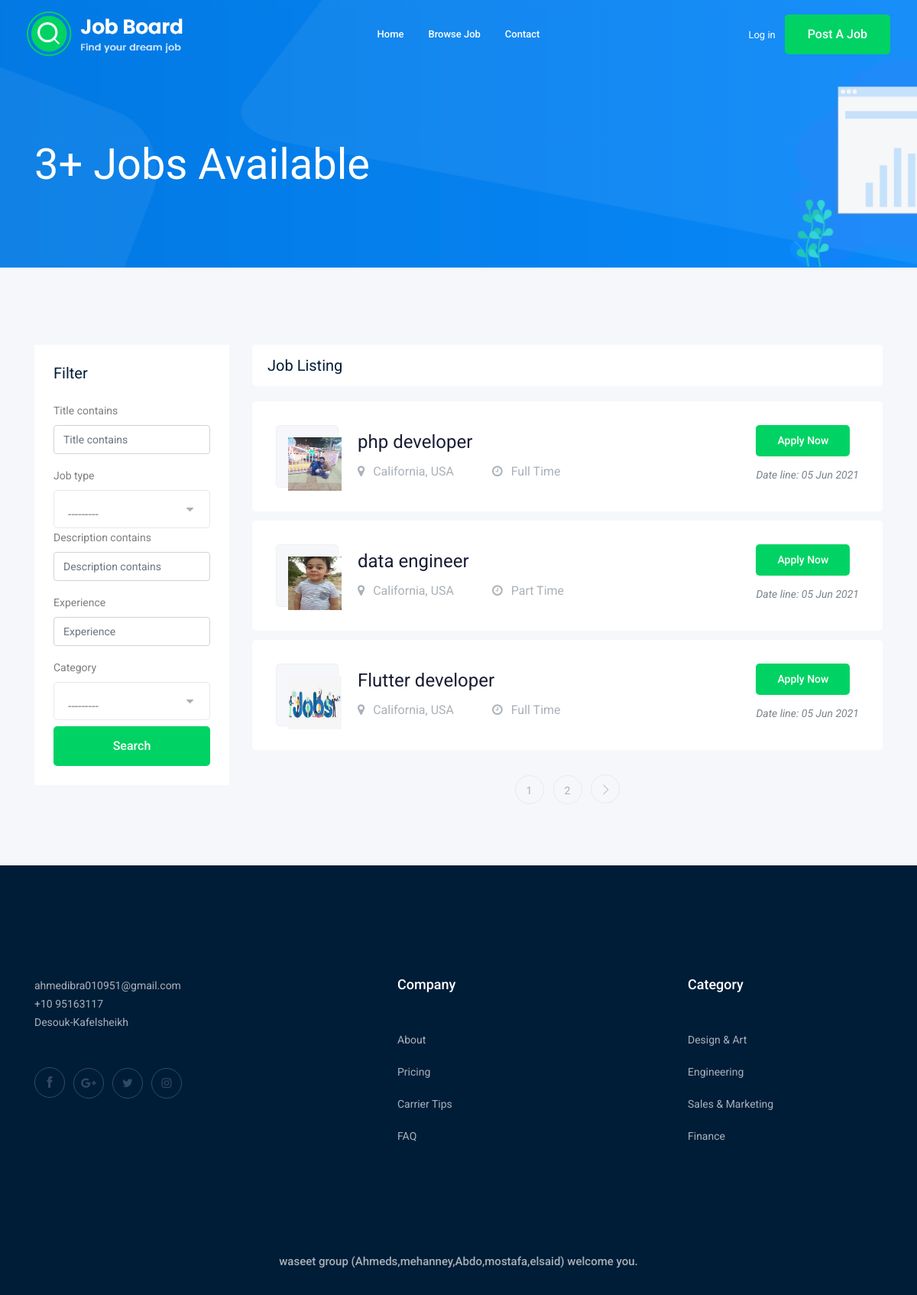
Screenshot of /jobs/ with the database file from the repository.
### job/models.py (models this page shows, shortened)
class Job(models.Model):  # table
    owner = models.ForeignKey(User, related_name='job_owner', on_delete=models.CASCADE)
    title = models.CharField(max_length=100)  # column
    job_type = models.CharField(max_length=15 , choices=JOB_TYPE)
    description = models.TextField(max_length=1000)
    published_at = models.DateTimeField(auto_now=True)
    Vacancy = models.IntegerField(default=1)
    salary = models.IntegerField(default=0)
    experience = models.IntegerField(default=1)
    category = models.ForeignKey('Category',on_delete=models.CASCADE)
    image = models.ImageField(upload_to=image_upload)
    slug = models.SlugField(blank=True, null=True)
    def __str__(self):
        return self.title

### job/views.py (the view)
# urls.py: path('',views.job_list , name='job_list'),
def job_list(request):
    job_list = Job.objects.all()
    myfilter = JobFilter(request.GET,queryset=job_list)
    job_list = myfilter.qs
    paginator = Paginator(job_list, 3)
    page_number = request.GET.get('page')
    page_obj = paginator.get_page(page_number)
    context = {'jobs' :page_obj , 'myfilter' : myfilter} # template name
    return render(request,'job/job_list.html',context)

### job/models.py (called while the page is built)
    def __str__(self):
        return self.name

### job/templates/job/job_list.html (shortened to what this page needs)
{% extends 'base.html' %}
{% load bootstrap4 %}
{% block body %}
    <div class="bradcam_area bradcam_bg_1">
        <div class="container">
            <div class="row">
                <div class="col-xl-12">
                    <div class="bradcam_text">
                        <h3>{{jobs|length}}+ Jobs Available</h3>
                    </div>
                </div>
            </div>
        </div>
    </div>
    <div class="job_listing_area plus_padding">
        <div class="container">
            <div class="row">
                <div class="col-lg-3">
                    <div class="job_filter white-bg">
                        <div class="form_inner white-bg">
                            <h3>Filter</h3>
                            <form method="GET">
                                {% bootstrap_form myfilter.form %}
                                <input type="submit" value="Search" class="boxed-btn3 w-100 mt-2">
                            </form>
                        </div>
                    </div>
                </div>
                <div class="col-lg-9">
                    <div class="recent_joblist_wrap">
                        <div class="recent_joblist white-bg ">
                            <div class="row align-items-center">
                                <div class="col-md-6">
                                    <h4>Job Listing</h4>
                                </div>
                                <div class="col-md-6">
                                </div>
                            </div>
                        </div>
                    </div>
                    <div class="job_lists m-0">
                        <div class="row">
                           {% for job in jobs %}
                            <div class="col-lg-12 col-md-12">
                                <div class="single_jobs white-bg d-flex justify-content-between">
                                    <div class="jobs_left d-flex align-items-center">
                                        <div class="thumb">
                                            <img src="{{ job.image.url}}" alt="" style="margin: 0px; width: 70px; height: 70px; text-align: center; ">
                                        </div>
                                        <div class="jobs_conetent">
                                            <a href="{% url 'jobs:job_detail' job.slug %}"><h4>{{job}}</h4></a>
                                            <div class="links_locat d-flex align-items-center">
                                                <div class="location">
                                                    <p> <i class="fa fa-map-marker"></i> California, USA</p>
                                                </div>
                                                <div class="location">
                                                    <p> <i class="fa fa-clock-o"></i> {{job.job_type}}</p>
                                                </div>
                                            </div>
                                        </div>
                                    </div>
                                    <div class="jobs_right">
                                        <div class="apply_now">
                                            <a href="{% url 'jobs:job_detail' job.slug %}" class="boxed-btn3">Apply Now</a>
                                        </div>
                                        <div class="date">
                                            <p>Date line: {{job.published_at|date:'d M o'}}</p>
                                        </div>
                                    </div>
                                </div>
                            </div>
                            {% endfor %}
                        </div>
                        {% if jobs.has_other_pages %}
                            <div class="row">
                                <div class="col-lg-12">
                                    <div class="pagination_wrap">
                                        <ul>
                                            {% for i in jobs.paginator.page_range %}
                                                <li><a href="?page={{i}}"><span>{{i}}</span></a></li>
                                            {% endfor %}
                                            {% if jobs.has_next %}
                                                <li><a href="?page={{jobs.next_page_number}}"> <i class="ti-angle-right"></i> </a></li>
                                            {% endif %}
                                        </ul>
                                    </div>
                                </div>
                            </div>
                        {% endif %}
                    </div>
                </div>
            </div>
        </div>
    </div>
{% endblock body %}

### templates/base.html (shortened to what this page needs)
{% load static %}
<!doctype html>
<html class="no-js" lang="zxx">
<head>
    <link rel="stylesheet" href="{% static 'css/bootstrap.min.css' %}">
    <link rel="stylesheet" href="{% static 'css/owl.carousel.min.css' %}">
    <link rel="stylesheet" href="{% static 'css/magnific-popup.css' %}">
    <link rel="stylesheet" href="{% static 'css/font-awesome.min.css' %}">
    <link rel="stylesheet" href="{% static 'css/themify-icons.css' %}">
    <link rel="stylesheet" href="{% static 'css/nice-select.css' %}">
    <link rel="stylesheet" href="{% static 'css/flaticon.css' %}">
    <link rel="stylesheet" href="{% static 'css/jquery-ui.css' %}">
    <link rel="stylesheet" href="{% static 'css/gijgo.css' %}">
    <link rel="stylesheet" href="{% static 'css/animate.min.css' %}">
    <link rel="stylesheet" href="{% static 'css/slicknav.css' %}">
    <link rel="stylesheet" href="{% static 'css/style.css' %}">
</head>
<body>
    <header>
        <div class="header-area ">
            <div id="sticky-header" class="main-header-area">
                <div class="container-fluid ">
                    <div class="header_bottom_border">
                        <div class="row align-items-center">
                            <div class="col-xl-3 col-lg-2">
                                <div class="logo">
                                    <a href="index.html">
                                        <img src="img/logo.png" alt="">
                                    </a>
                                </div>
                            </div>
                            <div class="col-xl-6 col-lg-7">
                                <div class="main-menu  d-none d-lg-block">
                                    <nav>
                                        <ul id="navigation">
                                            <li><a href="{% url 'jobs:job_list' %}">home</a></li>
                                            <li><a href="{% url 'jobs:job_list' %}">Browse Job</a></li>
                                            <li><a href="{% url 'contact:contact' %}">Contact</a></li>
                                        </ul>
                                    </nav>
                                </div>
                            </div>
                            <div class="col-xl-3 col-lg-3 d-none d-lg-block">
                                <div class="Appointment">
                                    {% if request.user.is_authenticated %}
                                    <div class="phone_num d-none d-xl-block">
                                        <a href="{% url 'accounts:profile' %}">Profile</a>
                                    </div>
                                    {% else %}
                                        <div class="phone_num d-none d-xl-block">
                                            <a href="{% url 'login' %}">Log in</a>
                                        </div>
                                    {% endif %}
                                    <div class="d-none d-lg-block">
                                        <a class="boxed-btn3" href="{% url 'jobs:add_job' %}">Post a Job</a>
                                    </div>
                                </div>
                            </div>
                            <div class="col-12">
                            </div>
                        </div>
                    </div>
                </div>
            </div>
        </div>
    </header>
    {% block body %}
    {% endblock body %}
    <footer class="footer" >
        <div class="footer_top">
            <div class="container">
                <div class="row">
                    <div class="col-xl-5 col-md-6 col-lg-3">
                        <div class="footer_widget wow fadeInUp" data-wow-duration="1s" data-wow-delay=".3s">
                            <p>
                                ahmedibra010951@gmail.com<br>
                                +10 95163117 <br>
                                Desouk-Kafelsheikh
                            </p>
                            <div class="socail_links">
                                <ul>
                                    <li>
                                        <a href="https://www.facebook.com/profile.php?id=100021027341084">
                                            <i class="ti-facebook"></i>
                                        </a>
                                    </li>
                                    <li>
                                        <a href="#">
                                            <i class="fa fa-google-plus"></i>
                                        </a>
                                    </li>
                                    <li>
                                        <a href="#">
                                            <i class="fa fa-twitter"></i>
                                        </a>
                                    </li>
                                    <li>
                                        <a href="#">
                                            <i class="fa fa-instagram"></i>
                                        </a>
                                    </li>
                                </ul>
                            </div>
                        </div>
                    </div>
                    <div class="col-xl-4 col-md-6 col-lg-2">
                        <div class="footer_widget wow fadeInUp" data-wow-duration="1.1s" data-wow-delay=".4s">
                            <h3 class="footer_title">
                                Company
                            </h3>
                            <ul>
                                <li><a href="#">About </a></li>
                                <li><a href="#"> Pricing</a></li>
                                <li><a href="#">Carrier Tips</a></li>
                                <li><a href="#">FAQ</a></li>
                            </ul>
                        </div>
                    </div>
                    <div class="col-xl-3 col-md-6 col-lg-3">
                        <div class="footer_widget wow fadeInUp" data-wow-duration="1.2s" data-wow-delay=".5s">
                            <h3 class="footer_title">
                                Category
                            </h3>
                            <ul>
                                <li><a href="#">Design & Art</a></li>
                                <li><a href="#">Engineering</a></li>
                                <li><a href="#">Sales & Marketing</a></li>
                                <li><a href="#">Finance</a></li>
                            </ul>
                        </div>
                    </div>
                </div>
            </div>
        </div>
        <div class="copy-right_text wow fadeInUp" data-wow-duration="1.4s" data-wow-delay=".3s">
            <div class="container">
                <div class="row">
                    <div class="col-xl-12">
                        <p class="copy_right text-center">
                            waseet group (Ahmeds,mehanney,Abdo,mostafa,elsaid) welcome you.
                        </p>
                    </div>
                </div>
            </div>
        </div>
    </footer>
</body>
</html>

### rows the page displays
Job: image (picture), title "php developer", job_type "Full Time", published_at "05 Jun 2021"
Job: image (picture), title "data engineer", job_type "Part Time", published_at "05 Jun 2021"
Job: image (placeholder picture), title "Flutter developer", job_type "Full Time", published_at "05 Jun 2021"

### other values shown
{{ jobs|length }} "3"
{{ i }} "1" "2"
